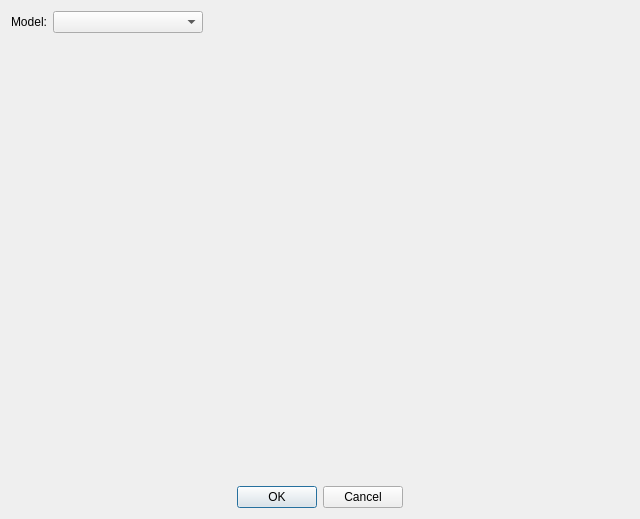
<?xml version="1.0" encoding="UTF-8"?>
<ui version="4.0">
 <class>Dialog</class>
 <widget class="QDialog" name="Dialog">
  <property name="geometry">
   <rect>
    <x>0</x>
    <y>0</y>
    <width>640</width>
    <height>519</height>
   </rect>
  </property>
  <property name="windowTitle">
   <string>Conveyor Builder</string>
  </property>
  <layout class="QVBoxLayout" name="verticalLayout_3">
   <item>
    <layout class="QVBoxLayout" name="verticalLayout_2">
     <item>
      <layout class="QFormLayout" name="formLayout">
       <item row="0" column="0">
        <widget class="QLabel" name="modelLabel">
         <property name="text">
          <string>Model:</string>
         </property>
        </widget>
       </item>
       <item row="0" column="1">
        <widget class="QComboBox" name="modelComboBox">
         <property name="maximumSize">
          <size>
           <width>150</width>
           <height>16777215</height>
          </size>
         </property>
        </widget>
       </item>
      </layout>
     </item>
     <item alignment="Qt::AlignHCenter|Qt::AlignBottom">
      <widget class="QDialogButtonBox" name="buttonBox">
       <property name="layoutDirection">
        <enum>Qt::LeftToRight</enum>
       </property>
       <property name="orientation">
        <enum>Qt::Horizontal</enum>
       </property>
       <property name="standardButtons">
        <set>QDialogButtonBox::Cancel|QDialogButtonBox::Ok</set>
       </property>
      </widget>
     </item>
    </layout>
   </item>
  </layout>
 </widget>
 <resources/>
 <connections>
  <connection>
   <sender>buttonBox</sender>
   <signal>accepted()</signal>
   <receiver>Dialog</receiver>
   <slot>accept()</slot>
   <hints>
    <hint type="sourcelabel">
     <x>248</x>
     <y>254</y>
    </hint>
    <hint type="destinationlabel">
     <x>157</x>
     <y>274</y>
    </hint>
   </hints>
  </connection>
  <connection>
   <sender>buttonBox</sender>
   <signal>rejected()</signal>
   <receiver>Dialog</receiver>
   <slot>reject()</slot>
   <hints>
    <hint type="sourcelabel">
     <x>316</x>
     <y>260</y>
    </hint>
    <hint type="destinationlabel">
     <x>286</x>
     <y>274</y>
    </hint>
   </hints>
  </connection>
 </connections>
</ui>
